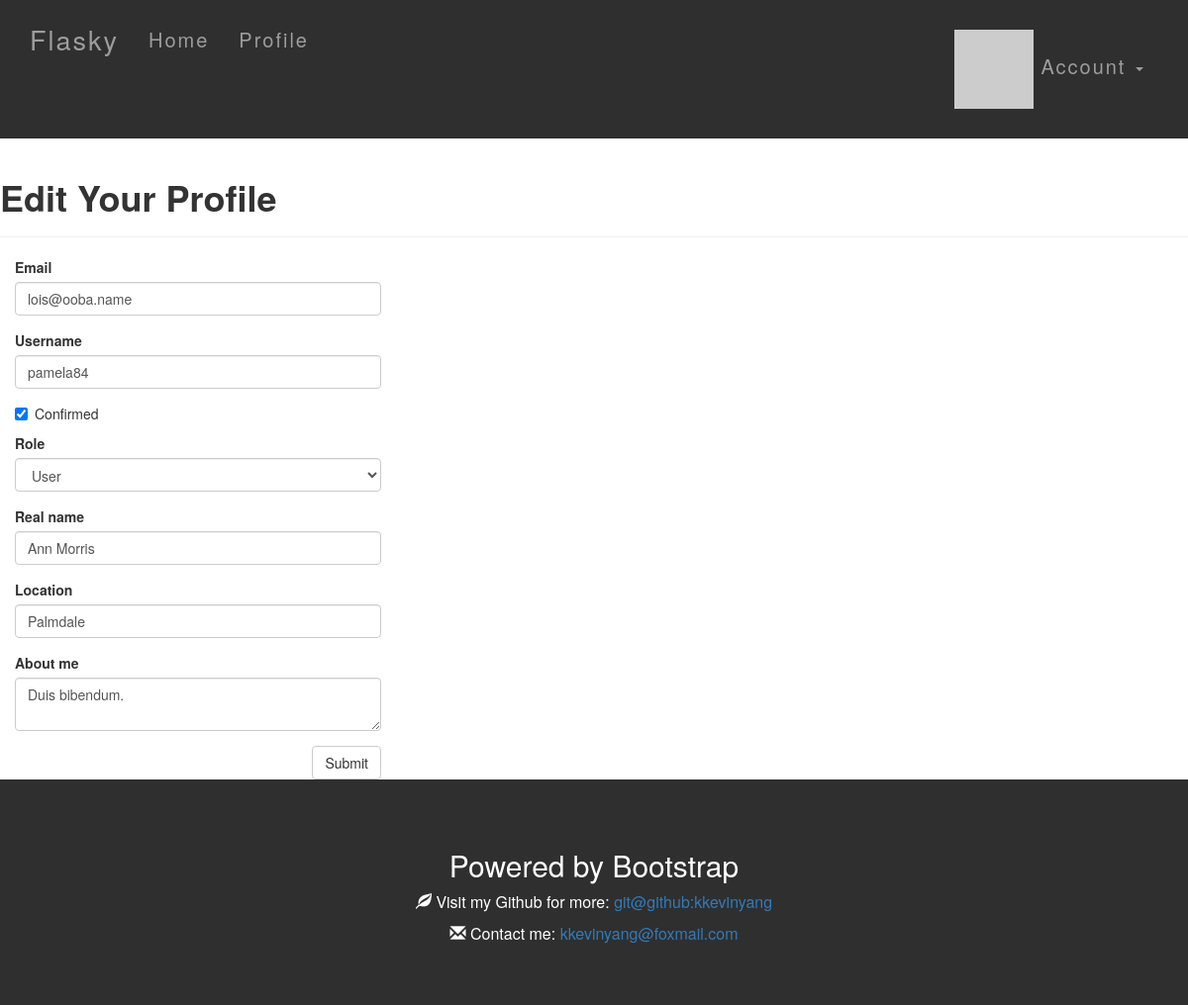
/edit-profile/14 (signed in), run on the app's committed database.
### app/models.py (models this page shows, shortened)
class User(UserMixin,db.Model):
    __tablename__ = 'users'
    sqlite_autoincrement = True
    id = db.Column(db.Integer, primary_key=True)
    email = db.Column(db.String(64), unique=True, index=True)
    username = db.Column(db.String(64), unique=True, index=True)
    role_id = db.Column(db.Integer, db.ForeignKey('roles.id'))
    password_hash = db.Column(db.String(128))
    confirmed = db.Column(db.Boolean, default=False)
    name = db.Column(db.String(64))
    location = db.Column(db.String(64))
    about_me = db.Column(db.Text())
    member_since = db.Column(db.DateTime(), default=datetime.utcnow)
    last_seen = db.Column(db.DateTime(), default=datetime.utcnow)
    avatar_hash = db.Column(db.String(32))
    posts = db.relationship('Post', backref='author', lazy='dynamic')  # posts和comments都需要关联author才行，所以两个都有
    comments = db.relationship('Comment', backref='author', lazy='dynamic')
    @property
    def password(self):  # 若尝试读取password的值会返回属性错误，因为生成了散列值后不能还原
        raise AttributeError('password is not a readable attribute')
    def can(self, permissions):
        return self.role is not None and \
               (self.role.permissions & permissions) == permissions
    def ping(self):
        self.last_seen = datetime.utcnow()
        db.session.add(self)
    def gravatar(self, size=100, default='identicon', rating='g'):
        if request.is_secure:
            url = 'https://secure.gravatar.com/avatar'
        else:
            url = 'http://cn.gravatar.com/avatar'
        hash = self.avatar_hash or hashlib.md5(self.email.encode('utf-8')).hexdigest()
        return '{url}/{hash}?s={size}&d={default}&r={rating}'.format(
            url=url, hash=hash, size=size, default=default, rating=rating)

### app/main/views.py (the view, shortened to what this page needs)
@main.route('/edit-profile/<int:id>', methods=['GET', 'POST'])
@login_required
@admin_required
def edit_profile_admin(id):
    user = User.query.get_or_404(id)
    form = EditProfileAdminForm(user=user)
    form.email.data = user.email
    form.username.data = user.username
    form.confirmed.data = user.confirmed
    form.role.data = user.role_id
    form.name.data = user.name
    form.location.data = user.location
    form.about_me.data = user.about_me
    return render_template('edit_profile.html', form=form, user=user)

### app/main/forms.py (shortened to what this page needs)
class EditProfileAdminForm(Form):
    email = StringField('Email', validators=[DataRequired(), Length(1, 64),
                                             Email()])
    username = StringField('Username', validators=[
        DataRequired(), Length(1, 64), Regexp('^[A-Za-z][A-Za-z0-9_.]*$', 0,
                                          'Usernames must have only letters, '
                                          'numbers, dots or underscores')])
    confirmed = BooleanField('Confirmed')
    role = SelectField('Role', coerce=int)
    name = StringField('Real name', validators=[Length(0, 64)])
    location = StringField('Location', validators=[Length(0, 64)])
    about_me = TextAreaField('About me')
    submit = SubmitField('Submit')
    def __init__(self, user, *args, **kwargs):
        super(EditProfileAdminForm, self).__init__(*args, **kwargs)
        self.role.choices = [(role.id, role.name)
                             for role in Role.query.order_by(Role.name).all()]
        self.user = user

### app/auth/views.py (called while the page is built)
@auth.before_app_request
def before_request():
    if current_user.is_authenticated:
        current_user.ping()
        if not current_user.confirmed \
                and request.endpoint[:5] != 'auth.' \
                and request.endpoint != 'static':
            return redirect(url_for('auth.unconfirmed'))

### app/main/__init__.py (called while the page is built)
@main.app_context_processor  # 把permission类加入模板
def inject_permissions():
    return dict(Permission=Permission)

### app/models.py (called while the page is built)
@login_manager.user_loader  # 此乃回调函数，用来加载用户，不然就会提示User没有登陆激活了（'User' object has no attribute 'is_active'）
def load_user(user_id):
    return User.query.get(int(user_id))

### app/templates/edit_profile.html (shortened to what this page needs)
{% extends "base.html" %}
{% import "bootstrap/wtf.html" as wtf %}
{% block page_content %}
<div class="page-header">
    <h1>Edit Your Profile</h1>
</div>
<div class="col-md-4">
    {{ wtf.quick_form(form) }}
</div>
{% endblock %}

### app/static/styles.css (style rules this page uses)
.btn { float: right; }
form { padding-bottom: 30px; }
.page-header { padding-top: 20px; margin: 0 0 20px; }

### app/static/typography.css (style rules this page uses)
h1,h2,h3,h4,h5 { font-weight: bold; }

### data on the page
User: email "lois@ooba.name", username "pamela84", confirmed "☑", role "User", name "Ann Morris", location "Palmdale", about_me "Duis bibendum."
